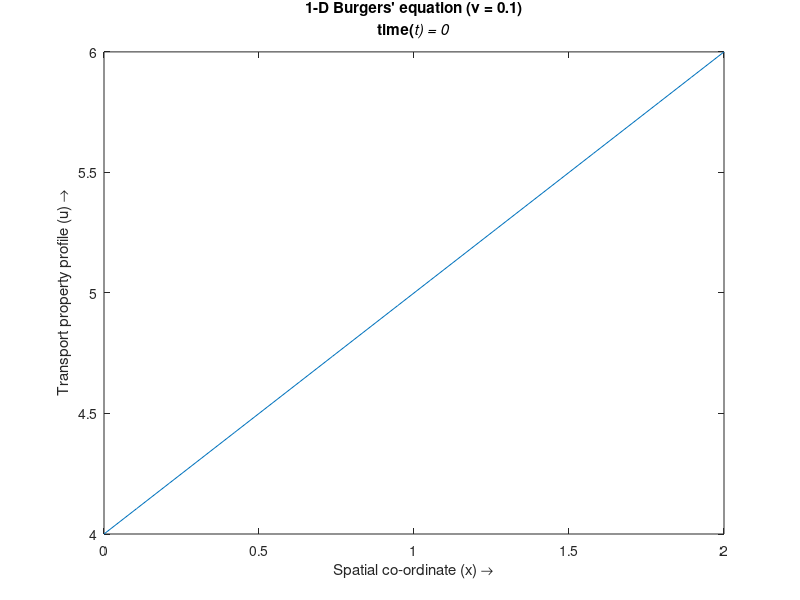

MATLAB code to generate this figure: (Note: this script raises an error after producing the figure.)

clear
clc
clf

% The Burgers equation can be written as  u_t + u*u_x = v*u_xx

% Wave stepping term is u*u_x

% Diffusion term is v*u_xx

% assuming v = 0

% discretization in space 1m total length with 50 points

% discretization in time 1e-2 sec total length with 50 points

% initialization of parameters

xL = 2; % space dimension scale

NoX = 20; % steps taken for space discretization

dt = 0.01; %time dimension scale

NoTt = 50; % steps taken for time discretization 

diSx = xL/(NoX-1); % discretized length

visc = 0.1; %  diffusion coefficeint

X =0:diSx:2; 

u(1:NoX) = zeros(1,NoX); %preallocating memory
un(1:NoX) = zeros(1,NoX);

ip(1:NoX) = zeros(1,NoX); %preallocating memory
im(1:NoX) = zeros(1,NoX);

gauss(1:NoX) = zeros(1,NoX);%preallocating memory
dgauss(1:NoX) = zeros(1,NoX);%preallocating memory

for i = 1:NoX    
    ip(i)=i+1;
    im(i)=i-1;
    gauss(i) = exp(-0.25*((X(i)-0)^2/visc));
    dgauss(i) =(-0.5*((X(i)-0)/visc))*exp(-0.25*((X(i)-0)^2/visc));
end

ip(NoX)=1;
im(1)=NoX;

%plot(gauss)

for i = 1:NoX     
    
 u(i) = (-2*visc*(dgauss(i)/gauss(i)))+ 4;  % initail Guassian function
 
 %u(i) = (-2*visc*(dgauss(i)))+4;
end


 %plot(u)
for  it=0:NoTt
    un=u;
    h=plot(X,u);
    axis([0 2 4 6])
    title({['1-D Burgers'' equation (\nu = ',num2str(visc),')'];['time(\itt) = ',num2str(dt*it)]})
    xlabel('Spatial co-ordinate (x) \rightarrow')
    ylabel('Transport property profile (u) \rightarrow')
    drawnow;
    refreshdata(h)
    for j = 1:NoX        
        u(j) =un(j)+ (visc*dt*((un(ip(j)) - 2*un(j)+ un(im(j)))/diSx^2) - (dt*un(j)*((un(j) - un(im(j)))/diSx)));           
    

    end
end












